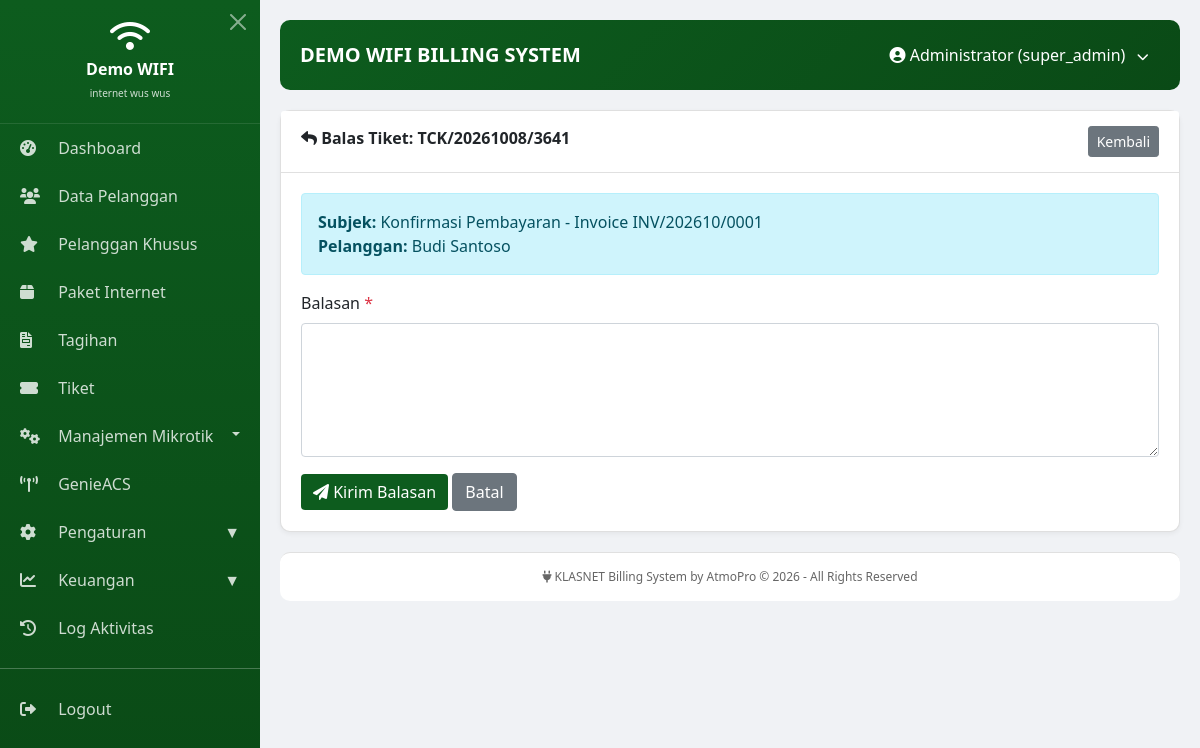
Page /modules/tickets/reply.php?id=103 (signed in) on the committed database.
### tables this page shows
CREATE TABLE `tickets` (
  `id` int(11) NOT NULL AUTO_INCREMENT,
  `no_ticket` varchar(20) NOT NULL,
  `pelanggan_id` int(11) NOT NULL,
  `subject` varchar(200) NOT NULL,
  `message` text NOT NULL,
  `priority` enum('low','medium','high','urgent') DEFAULT 'medium',
  `status` enum('open','in_progress','resolved','closed') DEFAULT 'open',
  `attachment` varchar(255) DEFAULT NULL,
  `created_by` int(11) DEFAULT NULL,
  `created_at` datetime DEFAULT current_timestamp(),
  `updated_at` datetime DEFAULT NULL ON UPDATE current_timestamp(),
  PRIMARY KEY (`id`),
  UNIQUE KEY `no_ticket` (`no_ticket`),
  KEY `pelanggan_id` (`pelanggan_id`),
  CONSTRAINT `tickets_ibfk_1` FOREIGN KEY (`pelanggan_id`) REFERENCES `pelanggan` (`id`) ON DELETE CASCADE
);

CREATE TABLE `pelanggan` (
  `id` int(11) NOT NULL AUTO_INCREMENT,
  `id_pelanggan` varchar(50) NOT NULL,
  `nama_lengkap` varchar(100) NOT NULL,
  `alamat` text DEFAULT NULL,
  `no_telepon` varchar(20) DEFAULT NULL,
  `paket_id` int(11) DEFAULT NULL,
  `diperpanjang` datetime DEFAULT NULL,
  `jatuh_tempo` datetime DEFAULT NULL,
  `status` enum('active','inactive','blocked') DEFAULT 'active',
  `tipe_pelanggan` enum('reguler','vip','fasum','nardi') DEFAULT 'reguler',
  `is_synced` tinyint(1) DEFAULT 0,
  `status_aktif` enum('aktif','on_progress') DEFAULT 'aktif',
  `created_at` timestamp NULL DEFAULT current_timestamp(),
  `updated_at` timestamp NULL DEFAULT current_timestamp() ON UPDATE current_timestamp(),
  `total_online_seconds` int(11) DEFAULT 0,
  `last_uptime` int(11) DEFAULT 0,
  `last_traffic` bigint(20) DEFAULT 0,
  `tgl_aktif` date DEFAULT NULL,
  `is_prorata` tinyint(1) DEFAULT 0,
  `is_online` int(11) DEFAULT 0,
  `serial_number` varchar(50) DEFAULT NULL,
  `password` varchar(255) DEFAULT NULL,
  `down_since` datetime DEFAULT NULL,
  `genieacs_device_id` varchar(100) DEFAULT NULL,
  PRIMARY KEY (`id`),
  UNIQUE KEY `id_pelanggan` (`id_pelanggan`),
  KEY `paket_id` (`paket_id`),
  CONSTRAINT `pelanggan_ibfk_1` FOREIGN KEY (`paket_id`) REFERENCES `paket_internet` (`id`) ON DELETE SET NULL
);

### modules/tickets/reply.php (the view, shortened to what this page needs)
<?php
$id = $_GET['id'] ?? '';
include '../../includes/header.php';
try {
$pdo = Database::getInstance()->getConnection();
} catch(PDOException $e) {
    die("Koneksi database gagal: " . $e->getMessage());
}
$stmt = $pdo->prepare("SELECT t.*, p.nama_lengkap FROM tickets t LEFT JOIN pelanggan p ON t.pelanggan_id = p.id WHERE t.id = ?");
$stmt->execute([$id]);
$ticket = $stmt->fetch();
?>
<div class="card">
    <div class="card-header">
        <i class="fas fa-reply"></i> Balas Tiket: <?= htmlspecialchars($ticket['no_ticket']) ?>
        <a href="view.php?id=<?= $id ?>" class="btn btn-secondary btn-sm float-end">Kembali</a>
    </div>
    <div class="card-body">
        <div class="alert alert-info">
            <strong>Subjek:</strong> <?= htmlspecialchars($ticket['subject']) ?><br>
            <strong>Pelanggan:</strong> <?= htmlspecialchars($ticket['nama_lengkap'] ?? '-') ?>
        </div>
        <form method="POST" id="replyForm">
            <div class="mb-3">
                <label class="form-label">Balasan <span class="text-danger">*</span></label>
                <textarea name="message" class="form-control" rows="5" required></textarea>
            </div>
            <button type="submit" class="btn btn-primary"><i class="fas fa-paper-plane"></i> Kirim Balasan</button>
            <a href="view.php?id=<?= $id ?>" class="btn btn-secondary">Batal</a>
        </form>
    </div>
</div>
<?php include '../../includes/footer.php'; ?>

### includes/header.php (style rules this page uses)
* { margin: 0; padding: 0; box-sizing: border-box; }
body { font-family: 'Segoe UI', sans-serif; background: #f0f2f5; }
.card { background: white; border-radius: 10px; margin-bottom: 20px; box-shadow: 0 2px 5px rgba(0,0,0,0.05); }
.card-header { background: white; border-bottom: 1px solid #e0e0e0; padding: 15px 20px; font-weight: 600; }
.card-body { padding: 20px; }
.btn-primary { background: #0d5c1e; border: none; }

### rows in the picture
tickets: no_ticket "TCK/20261008/3641", subject "Konfirmasi Pembayaran - Invoice INV/202610/0001", pelanggan.nama_lengkap "Budi Santoso"

### other values in the picture
$company_name "Demo WIFI"
$company_tagline "internet wus wus"
$company_name "DEMO WIFI"
$_SESSION['user_name'] "Administrator"
$_SESSION['user_role'] "super_admin"
